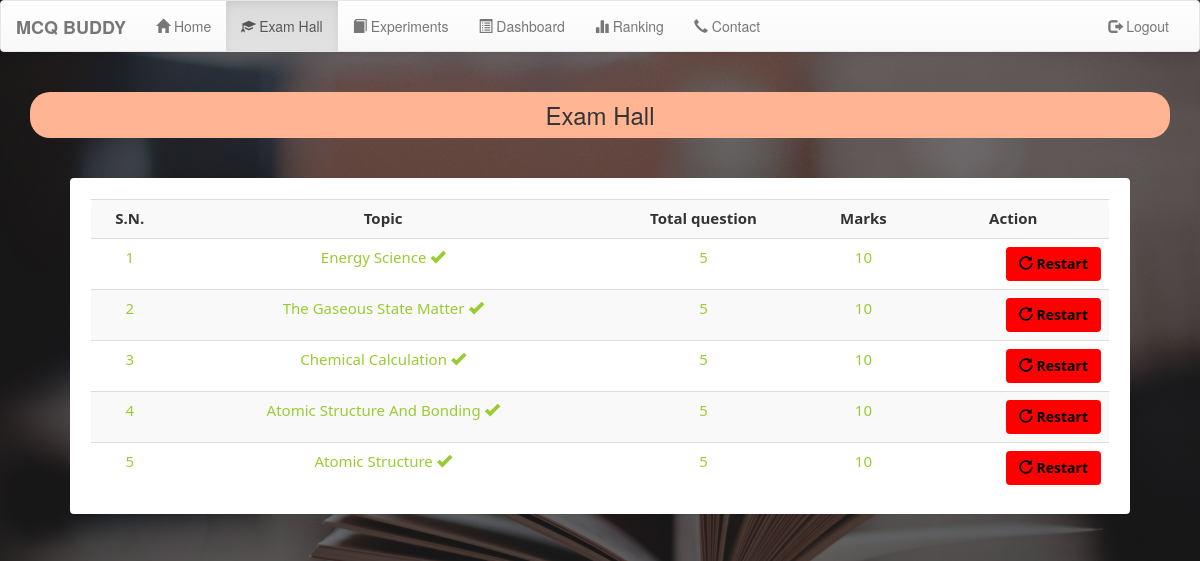
Page /welcome.php?q=1 (signed in) on the committed database.
### tables this page shows
CREATE TABLE `quiz` (
  `eid` text NOT NULL,
  `title` varchar(100) NOT NULL,
  `sahi` int(11) NOT NULL,
  `wrong` int(11) NOT NULL,
  `total` int(11) NOT NULL,
  `date` timestamp NOT NULL DEFAULT current_timestamp() ON UPDATE current_timestamp()
);

### welcome.php (the view, shortened to what this page needs)
<?php
    include_once 'database.php';
    if(!(isset($_SESSION['email'])))
    {
        header("location:login.php");
    }
    else
    {
        $email = $_SESSION['email'];
    }
?>
<!DOCTYPE html>
<html lang="en">
<head>
    <link  rel="stylesheet" href="css/bootstrap.min.css"/>
    <link  rel="stylesheet" href="css/bootstrap-theme.min.css"/>
    <link rel="stylesheet" href="css/welcome.css">
    <link  rel="stylesheet" href="css/font.css">
	<link rel="stylesheet" href="https://maxcdn.bootstrapcdn.com/bootstrap/3.4.1/css/bootstrap.min.css">
</head>
<body>
    <nav class="navbar navbar-default title1">
        <div class="container-fluid">
            <div class="navbar-header">
        <a class="navbar-brand" href="#"><b>MCQ BUDDY</b></a>
        </div>
        <div class="collapse navbar-collapse" id="bs-example-navbar-collapse-1">
        <ul class="nav navbar-nav navbar-left">
			<li <?php if(@$_GET['q']==6) echo'class="active"'; ?> ><a href="welcome.php?q=6"><span class="glyphicon glyphicon-home" aria-hidden="true"></span>&nbsp;Home<span class="sr-only">(current)</span></a></li>
            <li <?php if(@$_GET['q']==1) echo'class="active"'; ?> ><a href="welcome.php?q=1"><span class="glyphicon glyphicon-education" aria-hidden="true"></span>&nbsp;Exam Hall</a></li>
			<li <?php if(@$_GET['q']==5) echo'class="active"'; ?> ><a href="welcome.php?q=5"><span class="glyphicon glyphicon-book" aria-hidden="true"></span>&nbsp;Experiments</a></li>
            <li <?php if(@$_GET['q']==2) echo'class="active"'; ?> ><a href="welcome.php?q=2"><span class="glyphicon glyphicon-list-alt" aria-hidden="true"></span>&nbsp;Dashboard</a></li>
            <li <?php if(@$_GET['q']==3) echo'class="active"'; ?> ><a href="welcome.php?q=3"><span class="glyphicon glyphicon-stats" aria-hidden="true"></span>&nbsp;Ranking</a></li>
			<li <?php if(@$_GET['q']==4) echo'class="active"'; ?> ><a href="welcome.php?q=4"><span class="glyphicon glyphicon-earphone" aria-hidden="true"></span>&nbsp;Contact</a></li>
        </ul>
        <ul class="nav navbar-nav navbar-right">
        <li <?php echo''; ?> > <a href="logout.php?q=welcome.php"><span class="glyphicon glyphicon-log-out" aria-hidden="true"></span>&nbsp;Logout</a></li>
        </ul>
        </div>
    </div>
    </nav>
    <div class="container">
        <div class="row">
            <div class="col-md-12">
                <?php if(@$_GET['q']==1)
                {
                    $result = mysqli_query($con,"SELECT * FROM quiz ORDER BY date DESC") or die('Error');
					echo '<h3 style="background-color:#FFB593; text-align: center; padding: 10px; border-radius:20px">Exam Hall</h3>';
                    echo  '<div class="panel"><div class="table-responsive"><table class="table table-striped title1">
                    <tr><td><center><b>S.N.</b></center></td><td><center><b>Topic</b></center></td><td><center><b>Total question</b></center></td><td><center><b>Marks</center></b></td><td><center><b>Action</b></center></td></tr>';
                    $c=1;
                    while($row = mysqli_fetch_array($result)) {
                        $title = $row['title'];
                        $total = $row['total'];
                        $sahi = $row['sahi'];
                        $eid = $row['eid'];
                    $q12=mysqli_query($con,"SELECT score FROM history WHERE eid='$eid' AND email='$email'" )or die('Error98');
                    $rowcount=mysqli_num_rows($q12);
                    if($rowcount == 0){
                        echo '<tr><td><center>'.$c++.'</center></td><td><center>'.$title.'</center></td><td><center>'.$total.'</center></td><td><center>'.$sahi*$total.'</center></td><td><center><b><a href="welcome.php?q=quiz&step=2&eid='.$eid.'&n=1&t='.$total.'" class="btn sub1" style="color:black;margin:0px;background:#1de9b6"><span class="glyphicon glyphicon-new-window" aria-hidden="true"></span>&nbsp;<span class="title1"><b>Start</b></span></a></b></center></td></tr>';
                    }
                    else
                    {
                    echo '<tr style="color:#99cc32"><td><center>'.$c++.'</center></td><td><center>'.$title.'&nbsp;<span title="This quiz is already solve by you" class="glyphicon glyphicon-ok" aria-hidden="true"></span></center></td><td><center>'.$total.'</center></td><td><center>'.$sahi*$total.'</center></td><td><center><b><a href="update.php?q=quizre&step=25&eid='.$eid.'&n=1&t='.$total.'" class="pull-right btn sub1" style="color:black;margin:0px;background:red"><span class="glyphicon glyphicon-repeat" aria-hidden="true"></span>&nbsp;<span class="title1"><b>Restart</b></span></a></b></center></td></tr>';
                    }
                    }
                    echo '</table></div></div>';
                }?>
</body>
</html>

### css/welcome.css (style rules this page uses)
* { box-sizing: border-box; }
body { background-color: #FFBE7C; margin: 0; font-family: Noto Sans; }
.panel { border-color:rgb(0, 0, 0); margin:40px; padding:20px; font: 15px "Noto Sans"; }

### welcome.php (style rules this page uses)
body { width: 100%; background: url(image/book.jpg) ; background-position: center center; background-repeat: no-repeat; background-attachment: fixed; background-size: cover; }

### rows in the picture
quiz: title "Energy Science", total "5", $sahi*$total "10"
quiz: title "The Gaseous State Matter", total "5", $sahi*$total "10"
quiz: title "Chemical Calculation", total "5", $sahi*$total "10"
quiz: title "Atomic Structure And Bonding", total "5", $sahi*$total "10"
quiz: title "Atomic Structure", total "5", $sahi*$total "10"
